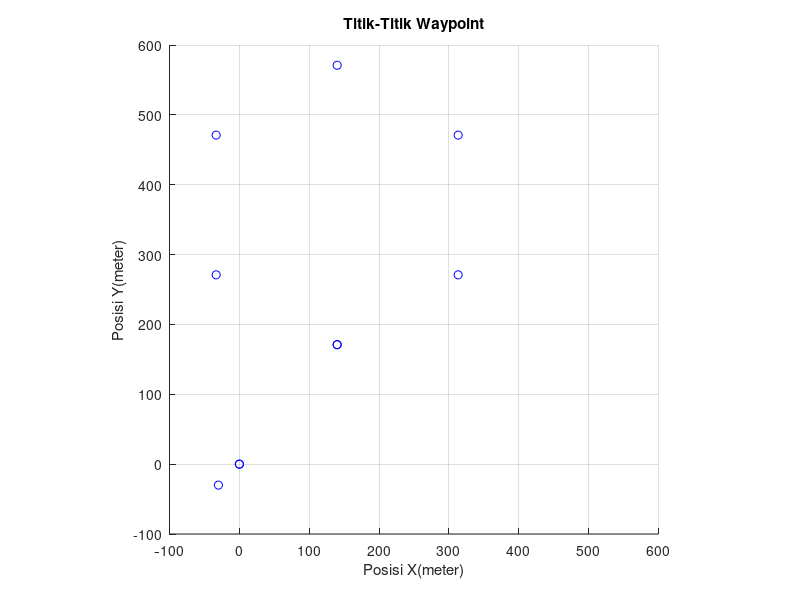

Reproduce this figure in MATLAB.
%WP = [0 0 0;140 171 0;-33.2051 271 0;-33.2051 471 0;140 571 0;313.2051 471 0;313.2051 271 0;140 171 0; 0 0 0];
WP = [0 0 0;140 171 0;-33.2051 271 0;-33.2051 471 0;140 571 0;313.2051 471 0;313.2051 271 0;140 171 0; 0 0 0; -30 -30 0];


%% AXIS
minx= -100;
maxx= 600;
miny= -100;
maxy= 600;
figure(3)
axis([minx maxx miny maxy]); axis equal;   % Set axis limits
hold on;
grid on;
plot(WP(:,1),WP(:,2),'bo');
hold on;
xlabel('Posisi X(meter)');
ylabel('Posisi Y(meter)');
title('Titik-Titik Waypoint');
% legend('Garis Referensi','Posisi USV','Waypoint','Virtual Target');